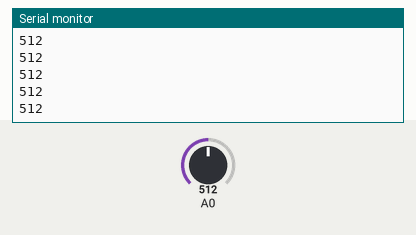
This sketch was run on a simulated Arduino Uno, built with avr-gcc and run on an emulated ATmega328P. Parts: the last lines printed to the serial monitor. Inputs (shaded band) come from the test bench; at power-on: A0 = 512.

Above: at 2.1 s.
2.2 s: A0 set to 716
At 3.2 s:
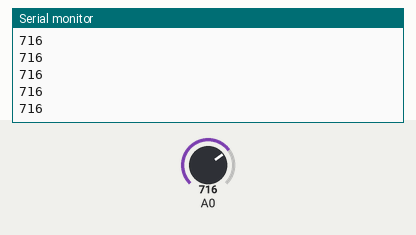
3.7 s: A0 set to 900
At 4.6 s:
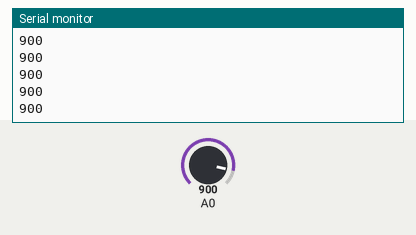
Timing chart, 0 to 6.7 s (numbered marks = the images above; inputs shaded):
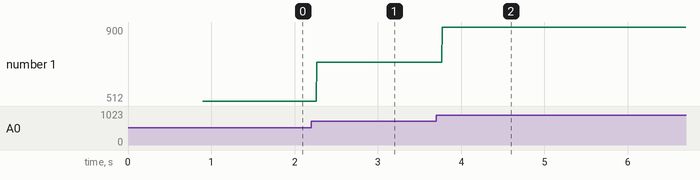

Measured:
- after the input at 2.2 s, the serial monitor: prints a new line after 0.07 s (image 1)
- after the input at 3.7 s, the serial monitor: prints a new line after 0.07 s (image 2)
- plotted number 1: 512 → 716 after the input at 2.2 s, 716 → 900 after the input at 3.7 s

The sketch:

csvfornano.ino
```cpp
#include <Adafruit_SSD1306.h>
#include <Adafruit_GFX.h>


#include <Wire.h>
#include <SPI.h>
#include <EEPROM.h>


void setup() {
  analogReference (EXTERNAL);
  Serial.begin(9600);


  delay(900);


}
int count = 0;
void loop()
{
  while (1){
    int adc = analogRead(A0);
    if (adc >=100){ Serial.println((String)adc);count = 0;}
    //else{count++;
    //if(count%960==0)Serial.println((String)adc);}

    }
}
```
